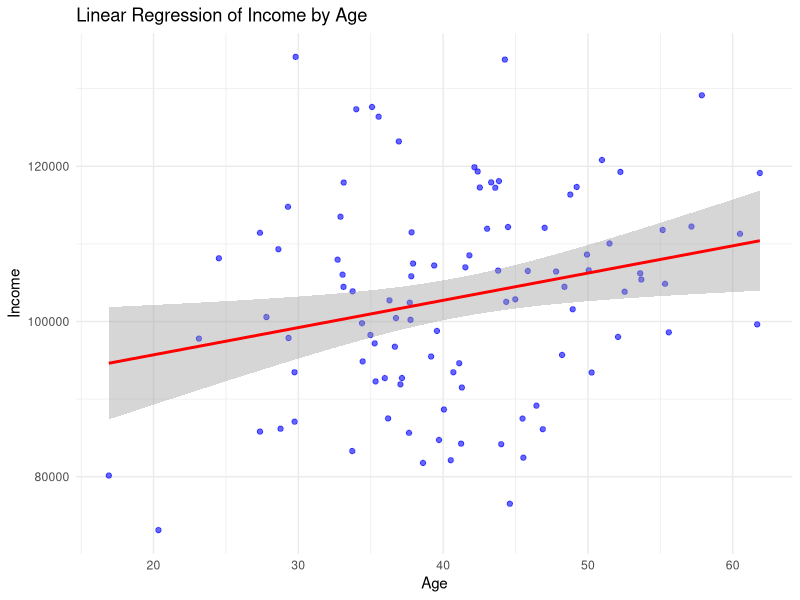
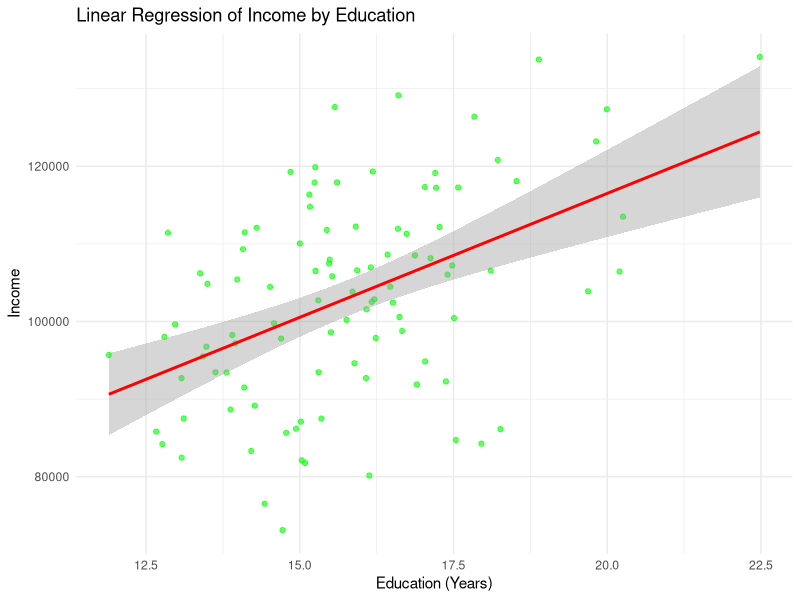
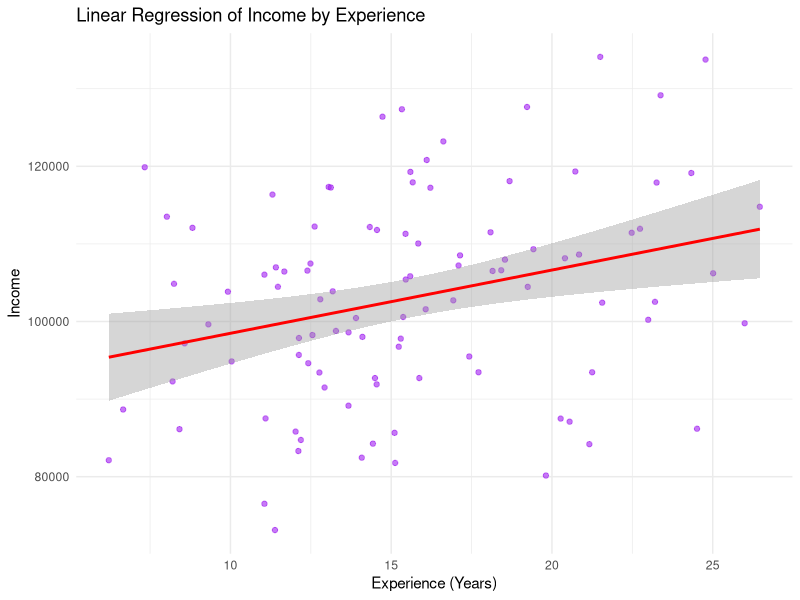

Recreate these plots in R, in order.
# the Multiple Linear Regression is used to compare the relationship of one dependendent variable to multiple independent variables.

# H0: there is no significant relationship between age and income.
# HA: there is a significant relationship between age and income.
# H0: there is no statistically significant relationship between education and income.
# HA: there is a statistically significant relationship between education and income.
# H0: there is no statistically significant relationship between experience and income.
# HA: there is a statistically significant relationship between experience and income.
# p-val < sig level reject H0
# p-val > sig level accept H0

# Load necessary libraries
library(ggplot2)

# Create a sample dataset
set.seed(123)  # for reproducibility
n <- 100  # Number of samples
age <- rnorm(n, mean = 40, sd = 10)  # Age in years
education <- rnorm(n, mean = 16, sd = 2)  # Education in years
experience <- rnorm(n, mean = 15, sd = 5)  # Work experience in years

# Simulate income (dependent variable) based on age, education, and experience
income <- 20000 + 500 * age + 3000 * education + 1000 * experience + rnorm(n, mean = 0, sd = 10000)

# Combine into a data frame
dat <- data.frame(age, education, experience, income)

# Print the first few rows of the dataset
head(dat)

# Hypothesis Statements
cat("Hypotheses:\n")
cat("Null Hypothesis (H0): There is no significant relationship between age, education, or work experience and income.\n")
cat("Alternative Hypothesis (H1): There is a significant relationship between at least one of the predictors (age, education, or work experience) and income.\n")

# Fit multiple linear regression model
model <- lm(income ~ age + education + experience, data = dat)

# Print model summary
summary(model)

# Print interpretation statements
cat("\nInterpretation:\n")
cat("1. The coefficients represent the change in the dependent variable (income) for a one-unit increase in each predictor variable, holding other variables constant.\n")
cat("2. A positive coefficient indicates that as the predictor variable increases, the dependent variable also increases.\n")
cat("3. The p-values indicate whether the relationship between each predictor and the dependent variable is statistically significant.\n")

# Extract p-values for age, education, and experience
p_value_age <- summary(model)$coefficients["age", "Pr(>|t|)"]
p_value_education <- summary(model)$coefficients["education", "Pr(>|t|)"]
p_value_experience <- summary(model)$coefficients["experience", "Pr(>|t|)"]

# Define significance level
alpha <- 0.05

cat("\nTest Statistic (Age Coefficient):", summary(model)$coefficients["age", "t value"], "\n")
cat("p-value (Age):", p_value_age, "\n")

if(p_value_age < alpha) {
  cat("Conclusion: Reject the null hypothesis (H0) for Age. There is a statistically significant relationship between Age and Income.\n")
} else {
  cat("Conclusion: Accept the null hypothesis (H0) for Age. There is no statistically significant relationship between Age and Income.\n")
}

cat("\nTest Statistic (Education Coefficient):", summary(model)$coefficients["education", "t value"], "\n")
cat("p-value (Education):", p_value_education, "\n")

if(p_value_education < alpha) {
  cat("Conclusion: Reject the null hypothesis (H0) for Education. There is a statistically significant relationship between Education and Income.\n")
} else {
  cat("Conclusion: Accept the null hypothesis (H0) for Education. There is no statistically significant relationship between Education and Income.\n")
}

cat("\nTest Statistic (Experience Coefficient):", summary(model)$coefficients["experience", "t value"], "\n")
cat("p-value (Experience):", p_value_experience, "\n")

if(p_value_experience < alpha) {
  cat("Conclusion: Reject the null hypothesis (H0) for Experience. There is a statistically significant relationship between Experience and Income.\n")
} else {
  cat("Conclusion: Accept the null hypothesis (H0) for Experience. There is no statistically significant relationship between Experience and Income.\n")
}

# Visualization using ggplot2 for each predictor

# Plot for Age vs Income
ggplot(dat, aes(x = age, y = income)) +
  geom_point(color = "blue", alpha = 0.6) +
  geom_smooth(method = "lm", formula = y ~ x, color = "red", se = TRUE) +
  labs(title = "Linear Regression of Income by Age",
       x = "Age",
       y = "Income") +
  theme_minimal()

# Plot for Education vs Income
ggplot(dat, aes(x = education, y = income)) +
  geom_point(color = "green", alpha = 0.6) +
  geom_smooth(method = "lm", formula = y ~ x, color = "red", se = TRUE) +
  labs(title = "Linear Regression of Income by Education",
       x = "Education (Years)",
       y = "Income") +
  theme_minimal()

# Plot for Experience vs Income
ggplot(dat, aes(x = experience, y = income)) +
  geom_point(color = "purple", alpha = 0.6) +
  geom_smooth(method = "lm", formula = y ~ x, color = "red", se = TRUE) +
  labs(title = "Linear Regression of Income by Experience",
       x = "Experience (Years)",
       y = "Income") +
  theme_minimal()
